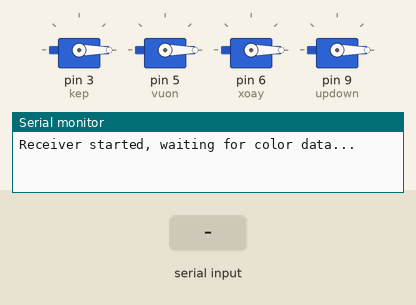
This sketch was run on a simulated Arduino Uno, built with avr-gcc and run on an emulated ATmega328P. Parts: 4 × servo, the last lines printed to the serial monitor. Inputs (shaded band) come from the test bench.

Above: at 1.2 s.
1.3 s: "R" received over the second serial link
At 3.9 s:
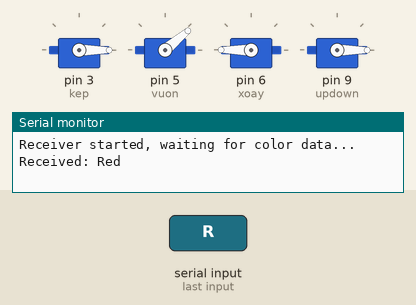
At 5.1 s:
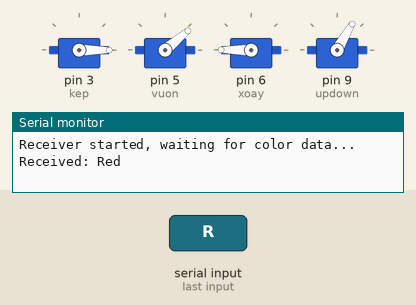
13.3 s: "G" received over the second serial link
At 20.0 s:
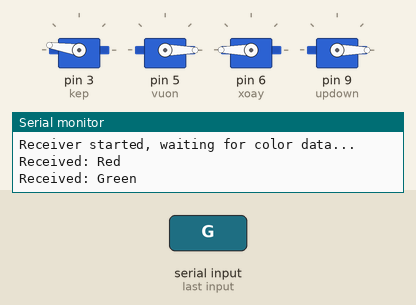
Timing chart, 0 to 24.4 s (numbered marks = the images above; inputs shaded):
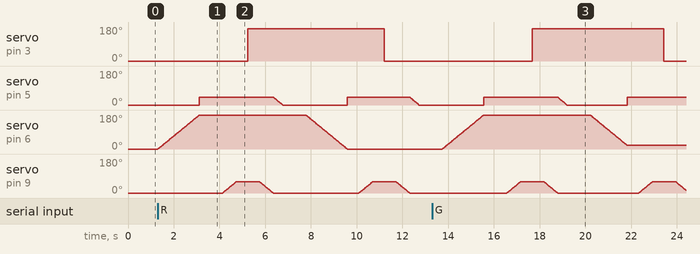

The sketch:

recevied.ino
```cpp
#include <SoftwareSerial.h>
#include <Servo.h>
// Khai báo cổng UART mềm (RX, TX)
SoftwareSerial softSerial(10, 11);  // RX: 10, TX: 11 (TX không dùng, chỉ cần khai báo)
Servo updown;
Servo vuon;
Servo kep;
Servo xoay;
void setup() {
  // Khởi tạo cổng Serial để in ra Serial Monitor
  Serial.begin(9600);

  // Khởi tạo cổng UART mềm để nhận dữ liệu
  softSerial.begin(9600);

  // Thông báo khởi động
  Serial.println("Receiver started, waiting for color data...");

  kep.attach(3);
  vuon.attach(5);
  xoay.attach(6);
  updown.attach(9);

  updown.write(0);
  vuon.write(0);
  kep.write(0);
  xoay.write(0);

}

void loop() {
  // Kiểm tra nếu có dữ liệu từ UART mềm
  if (softSerial.available()) {
    char received_color = softSerial.read();  // Đọc ký tự từ UART mềm

    // In dữ liệu nhận được ra Serial Monitor
    switch (received_color) {
      case 'R':
        Serial.println("Received: Red");
        RED();
        break;
      case 'G':
        Serial.println("Received: Green");
        GREEN();
        break;
      case 'B':
        Serial.println("Received: Blue");
        BLUE();
        break;
      case 'N':
        Serial.println("Received: None");
        break;
      default:
        Serial.print("Received unknown data: ");
        Serial.println(received_color);
        break;
    }

    // Bạn có thể thêm hành động khác dựa trên ký tự nhận được
    // Ví dụ: điều khiển LED, buzzer, v.v.
    // if (received_color == 'R') { digitalWrite(LED_PIN, HIGH); }
  }

}

void RED(void) {
  for (int i = 0; i <= 180; i++) {
    xoay.write(i);
    delay(10);
  }

  vuon.write(40);
  delay(1000);
  for (int i = 0; i < 61; i++) {
    updown.write(i);
    delay(10);
  }
  delay(500);
  kep.write(171);
  delay(500);

  for (int i = 60; i >= 0; i--) {
    updown.write(i);
    delay(10);
  }

  for (int i = 40; i >= 0; i--) {
    vuon.write(i);
    delay(10);
  }
  delay(1000);

  for (int i = 180; i >= 0; i--) {
    xoay.write(i);
    delay(10);
  }


  vuon.write(40);
  delay(500);
  for (int i = 0; i < 61; i++) {
    updown.write(i);
    delay(10);
  }
  delay(500);

  kep.write(0);
  delay(500);

  for (int i = 60; i >= 0; i--) {
    updown.write(i);
    delay(10);
  }

  for (int i = 40; i >= 0; i--) {
    vuon.write(i);
    delay(10);
  }
  delay(1000);
}

void GREEN(void) {
  for (int i = 0; i <= 180; i++) {
    xoay.write(i);
    delay(10);
  }

  vuon.write(40);
  delay(1000);
  for (int i = 0; i < 61; i++) {
    updown.write(i);
    delay(10);
  }
  delay(500);
  kep.write(171);
  delay(500);

  for (int i = 60; i >= 0; i--) {
    updown.write(i);
    delay(10);
  }

  for (int i = 40; i >= 0; i--) {
    vuon.write(i);
    delay(10);
  }
  delay(1000);

  for (int i = 180; i >= 20; i--) {
    xoay.write(i);
    delay(10);
  }


  vuon.write(40);
  delay(500);
  for (int i = 0; i < 61; i++) {
    updown.write(i);
    delay(10);
  }
  delay(500);

  kep.write(0);
  delay(500);

  for (int i = 60; i >= 0; i--) {
    updown.write(i);
    delay(10);
  }

  for (int i = 40; i >= 0; i--) {
    vuon.write(i);
    delay(10);
  }
  delay(1000);
}

void BLUE(void) {
  for (int i = 0; i <= 180; i++) {
    xoay.write(i);
    delay(10);
  }

  vuon.write(40);
  delay(1000);
  for (int i = 0; i < 61; i++) {
    updown.write(i);
    delay(10);
  }
  delay(500);
  kep.write(171);
  delay(500);

  for (int i = 60; i >= 0; i--) {
    updown.write(i);
    delay(10);
  }

  for (int i = 40; i >= 0; i--) {
    vuon.write(i);
    delay(10);
  }
  delay(1000);

  for (int i = 180; i >= 50; i--) {
    xoay.write(i);
    delay(10);
  }


  vuon.write(40);
  delay(500);
  for (int i = 0; i < 61; i++) {
    updown.write(i);
    delay(10);
  }
  delay(500);

  kep.write(0);
  delay(500);

  for (int i = 60; i >= 0; i--) {
    updown.write(i);
    delay(10);
  }

  for (int i = 40; i >= 0; i--) {
    vuon.write(i);
    delay(10);
  }
  delay(1000);
}
```
